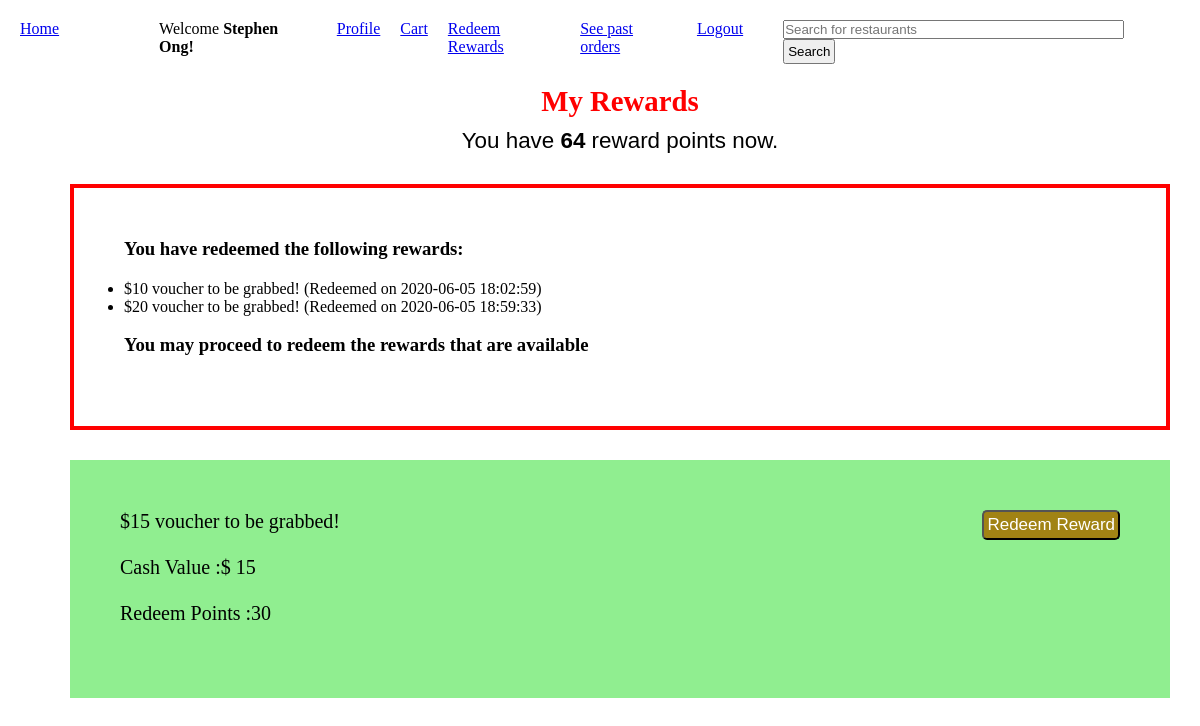
Screenshot of /views/customer/redeem_rewards.php (signed in) with the database file from the repository.
### tables this page shows
CREATE TABLE IF NOT EXISTS `customers` (
  `user_id` int(11) NOT NULL,
  `mobileNumber` int(11) NOT NULL,
  `address` text NOT NULL,
  `reward_points` int(11) DEFAULT '0',
  PRIMARY KEY (`user_id`)
);

CREATE TABLE IF NOT EXISTS `reward_redemption` (
  `reward_id` int(11) NOT NULL,
  `user_id` int(11) NOT NULL,
  `redeemed_on` timestamp NOT NULL DEFAULT CURRENT_TIMESTAMP,
  `has_used` tinyint(1) NOT NULL DEFAULT '0',
  KEY `reward_id` (`reward_id`),
  KEY `userid` (`user_id`)
);

CREATE TABLE IF NOT EXISTS `rewards` (
  `id` int(11) NOT NULL AUTO_INCREMENT,
  `description` text NOT NULL,
  `cash_value` int(11) NOT NULL,
  `redeem_points` int(11) NOT NULL,
  `availability` int(11) NOT NULL,
  PRIMARY KEY (`id`)
);

### controllers/customerController.php (called while the page is built, shortened)
<?php
    require_once __DIR__."/../connection.php";
    function getCustomerRecord($id){
        global $conn;
        $query = mysqli_query($conn,"SELECT * from customers c inner join users u on c.user_id=u.id where user_id=$id");
        $result = mysqli_fetch_assoc($query);
        return $result;
    }
?>

### controllers/rewardRedemptionController.php (called while the page is built, shortened)
<?php
    require_once __DIR__."/../connection.php";
    require_once "customerController.php";
    require_once "rewardController.php";
    function getAllRedeemedRewards($id) {
        global $conn;
        $query = mysqli_query($conn,"SELECT t1.id,t1.description,t2.redeemed_on FROM rewards t1 INNER JOIN reward_redemption t2 ON t1.id = t2.reward_id where t2.user_id=$id and t2.has_used=0");
        $result = mysqli_fetch_all($query, MYSQLI_ASSOC);
        return $result;
    }
    function getUnredeemedRewards($id) {
        global $conn;
        $query = mysqli_query($conn,"SELECT * FROM rewards WHERE availability>0 and id NOT IN (SELECT reward_id FROM reward_redemption where user_id=$id)");
        $result = mysqli_fetch_all($query, MYSQLI_ASSOC);
        return $result;
    }
?>

### views/customer/redeem_rewards.php (the view, shortened to what this page needs)
<!DOCTYPE html>
<html lang="en">
<head>
    <link rel="stylesheet" href="/delivery/views/css/Rewards.css">
    <?php
    require_once "../header.php";
    ?>
</head>
<body>
    <section>
    <section>
    <?php
        require_once "../../controllers/rewardRedemptionController.php";
        require_once "../../controllers/customerController.php";
        $user = $_SESSION["loggedInUser"];
        $rewardsRedeemed = getAllRedeemedRewards($user["id"]);
        $rewardsNotRedeemed = getUnredeemedRewards($user["id"]);
        $customer = getCustomerRecord($user["id"]);
    ?>
    <h1 class= "reward_top">My Rewards</h1>
    <p class = "reward_top">
        You have <b><?=$customer["reward_points"]?></b> reward points now.
    </p>
   <div class="box">
    <?php
        if(count($rewardsRedeemed)==0) {
            echo "<h3>You have not redeemed any rewards.</h3>";
        }
        else {
            echo "<h3>You have redeemed the following rewards:</h3>";
            echo "<ul>";
            foreach ($rewardsRedeemed as $reward) {
                echo "<li>".$reward["description"]." (Redeemed on ".$reward["redeemed_on"].")</li>";
            }
            echo "</ul>";
        }
        if(count($rewardsNotRedeemed)==0) {
            echo "<h3>There are no available awards to be redeemed.</h3>";
        } else {
            echo "<br><h3>You may proceed to redeem the rewards that are available</h3>";
    ?>
     </div>
            <?php
                foreach ($rewardsNotRedeemed as $reward) {?>
                    <div class = "reward_row">
                        <div class ="reward_info"><?php
                    echo $reward["description"]."<br><br>";
                    echo "Cash Value :$ ".$reward["cash_value"]."<br><br>";
                    echo "Redeem Points :".$reward["redeem_points"]."<br><br>";?>
                    </div>
                        <form method='post' action='../../controllers/rewardRedemptionController.php?function=add'>
                            <input class="reward_redeem" type='submit' value='Redeem Reward'>
                        </form>
                    </div>
    <?php           }
        } ?>
</section>
</section>
</body>
</html>

### views/css/Rewards.css (style rules this page uses)
.box { border: 4px solid red; width:auto; height:auto; margin:30px; padding:50px; }
.reward_row { background-color: lightgreen; width:auto; height:auto; margin: 30px; padding:50px; display: flex; justify-content: space-between; font-size: 1.25em; }
input.reward_redeem { border-radius: 0.3em; background-color: #A18314; color: white; font-size: 17px; padding:10px; }
p.reward_top { font-size: 1.4em; font-family: Arial, sans-serif; text-align:center; }
h1.reward_top { font-size: 1.8em; margin-bottom:10px; margin-top:25px; color:red; text-align:center; }

### views/css/styles.css (style rules this page uses)
* { padding: 0; margin: 0; }
h1,h2,h3,h4 { margin-bottom: 20px; }
section { margin-left: 20px; }
input[type='submit'] { padding: 3px; }

### rows the page displays
customers: reward_points "64"
reward_redemption: reward.description "$10 voucher to be grabbed!", redeemed_on "2020-06-05 18:02:59"
reward_redemption: reward.description "$20 voucher to be grabbed!", redeemed_on "2020-06-05 18:59:33"
rewards: description "$15 voucher to be grabbed!", cash_value "15", redeem_points "30"

### other values shown
$name "Stephen Ong"
